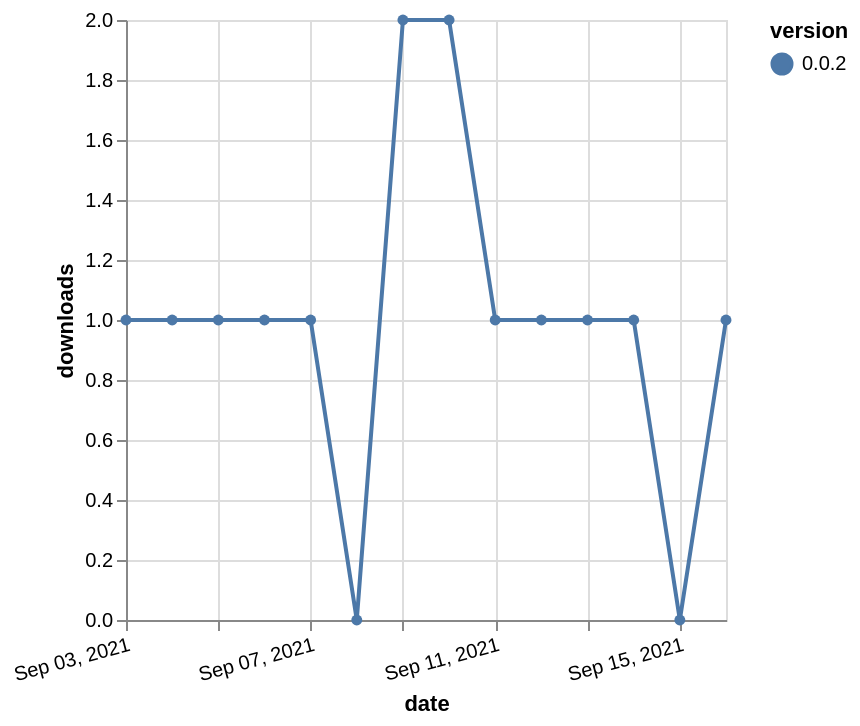

Express this chart as Vega-Lite.
### Vega-Lite specification from a JSON file in a GitHub repository (floating-point values rounded to 4 significant figures)
{"$schema": "https://vega.github.io/schema/vega-lite/v5.json", "description": "A simple bar chart with embedded data.", "data": {"values": [{"date": "2021-09-03", "total": 141, "delta": 1, "version": "0.0.2"}, {"date": "2021-09-04", "total": 142, "delta": 1, "version": "0.0.2"}, {"date": "2021-09-05", "total": 143, "delta": 1, "version": "0.0.2"}, {"date": "2021-09-06", "total": 144, "delta": 1, "version": "0.0.2"}, {"date": "2021-09-07", "total": 145, "delta": 1, "version": "0.0.2"}, {"date": "2021-09-08", "total": 145, "delta": 0, "version": "0.0.2"}, {"date": "2021-09-09", "total": 147, "delta": 2, "version": "0.0.2"}, {"date": "2021-09-10", "total": 149, "delta": 2, "version": "0.0.2"}, {"date": "2021-09-11", "total": 150, "delta": 1, "version": "0.0.2"}, {"date": "2021-09-12", "total": 151, "delta": 1, "version": "0.0.2"}, {"date": "2021-09-13", "total": 152, "delta": 1, "version": "0.0.2"}, {"date": "2021-09-14", "total": 153, "delta": 1, "version": "0.0.2"}, {"date": "2021-09-15", "total": 153, "delta": 0, "version": "0.0.2"}, {"date": "2021-09-16", "total": 154, "delta": 1, "version": "0.0.2"}]}, "width": "container", "mark": {"type": "line", "point": {"filled": true}}, "encoding": {"x": {"field": "date", "type": "temporal", "timeUnit": "yearmonthdate", "title": "date", "axis": {"labelAngle": -15}}, "y": {"field": "delta", "type": "quantitative", "title": "downloads"}, "color": {"field": "version", "type": "nominal"}, "tooltip": {"field": "delta"}}}
